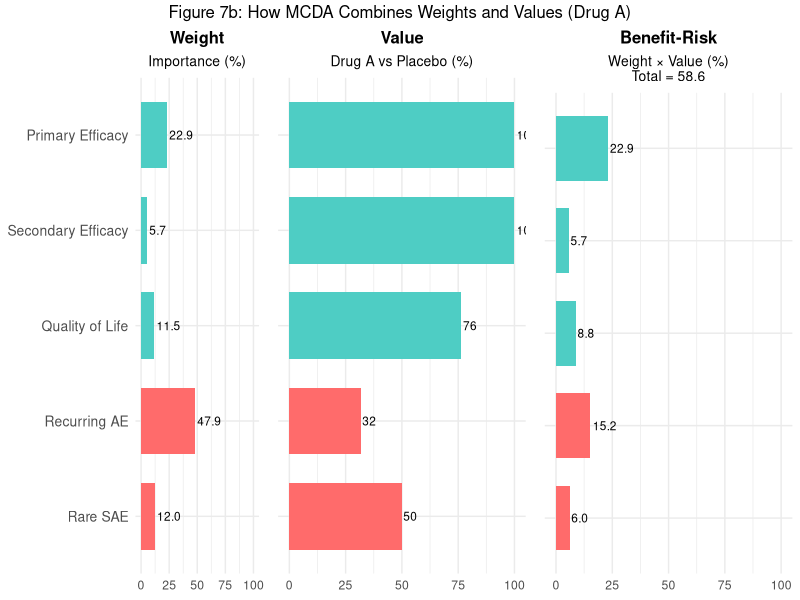
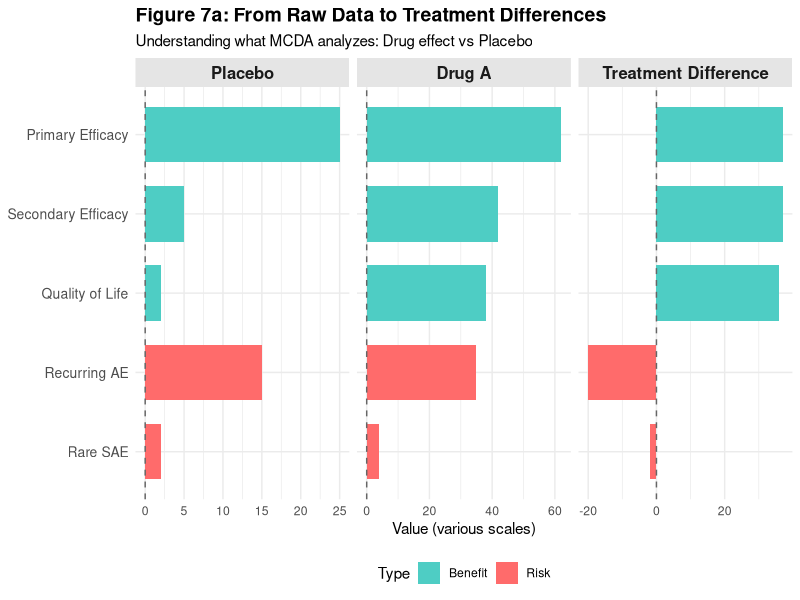
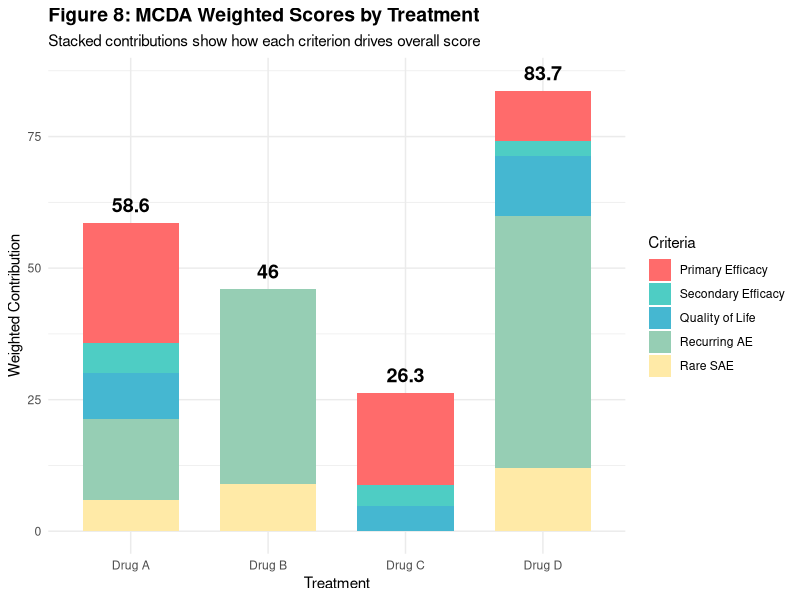
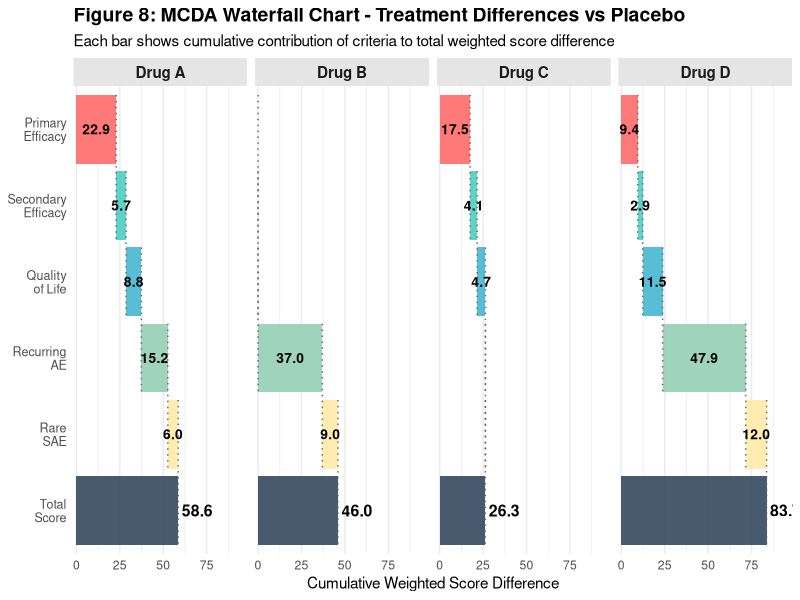
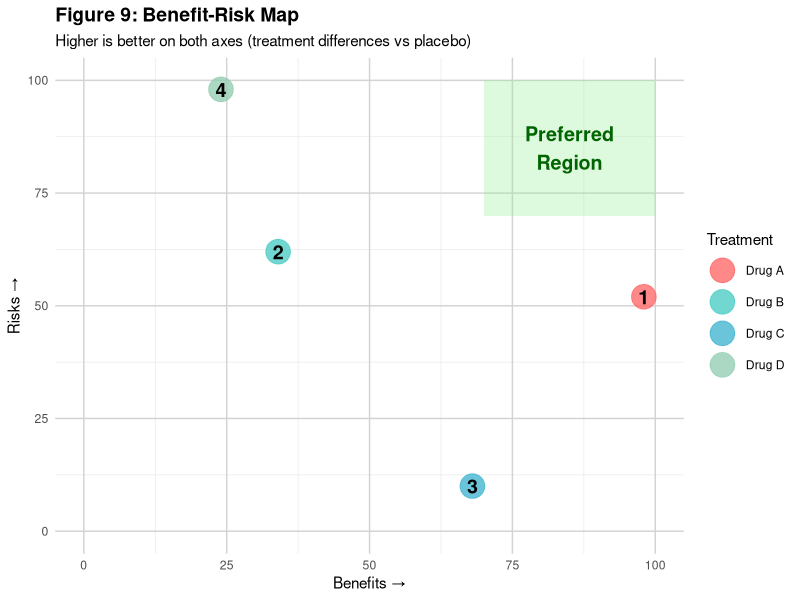
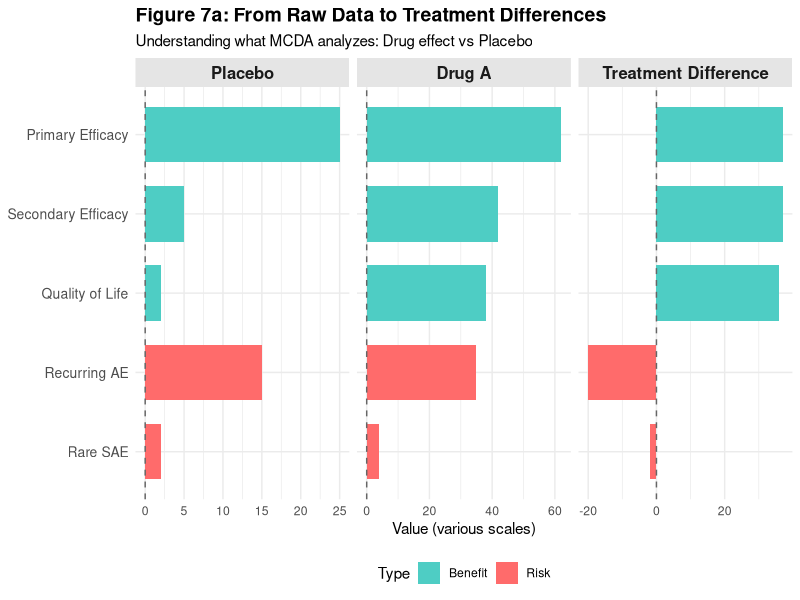
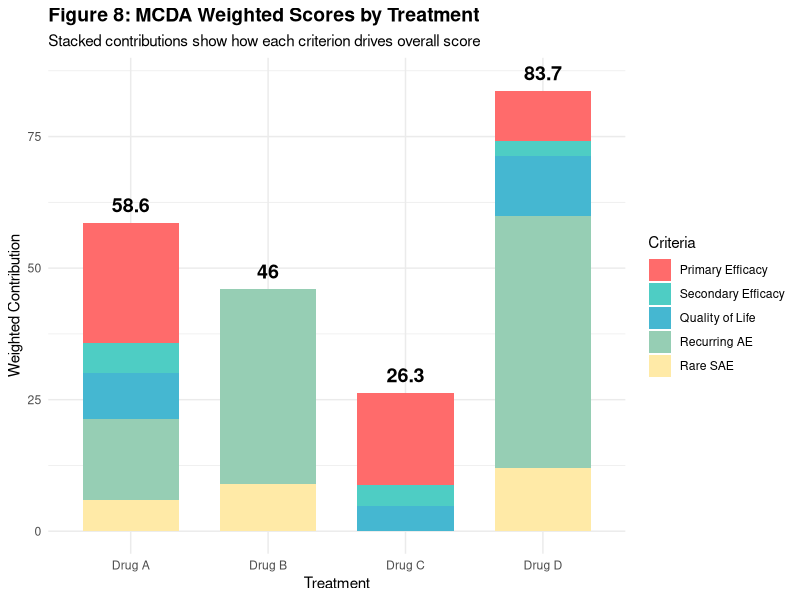
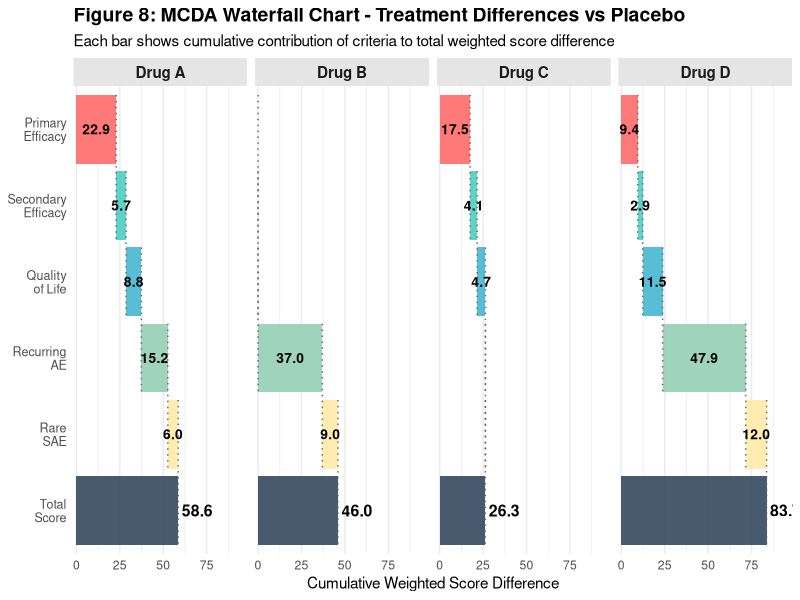

R code for these plots, in order:
# ============================================================================
# MCDA Benefit-Risk Analysis - Chart Generation Script
# Creates Figures 7a, 7b, 8 (stacked bar and waterfall), and 9
# ============================================================================

# Load required libraries
library(ggplot2)
library(dplyr)
library(reshape2)
library(gridExtra)

# ============================================================================
# 1. DATA PREPARATION
# ============================================================================

# Create raw performance data
create_publication_data <- function() {
  performance_data <- data.frame(
    Treatment = c("Placebo", "Drug A", "Drug B", "Drug C", "Drug D"),
    Primary_Efficacy = c(0.25, 0.62, 0.45, 0.58, 0.52),
    Secondary_Efficacy = c(5, 42, 28, 38, 35),
    Quality_of_Life = c(2, 38, 25, 32, 42),
    Recurring_AE = c(0.15, 0.35, 0.25, 0.42, 0.20),
    Rare_SAE = c(0.02, 0.04, 0.03, 0.06, 0.02)
  )
  return(performance_data)
}

# Calculate treatment differences vs placebo
calculate_treatment_differences <- function(data) {
  placebo_row <- data[data$Treatment == "Placebo", ]

  differences <- data.frame(
    Treatment = data$Treatment[data$Treatment != "Placebo"],
    Primary_Efficacy_Diff = data$Primary_Efficacy[data$Treatment != "Placebo"] -
      placebo_row$Primary_Efficacy,
    Secondary_Efficacy_Diff = data$Secondary_Efficacy[data$Treatment != "Placebo"] -
      placebo_row$Secondary_Efficacy,
    Quality_of_Life_Diff = data$Quality_of_Life[data$Treatment != "Placebo"] -
      placebo_row$Quality_of_Life,
    Recurring_AE_Diff = placebo_row$Recurring_AE -
      data$Recurring_AE[data$Treatment != "Placebo"],
    Rare_SAE_Diff = placebo_row$Rare_SAE -
      data$Rare_SAE[data$Treatment != "Placebo"]
  )
  return(differences)
}

# Initialize data
pub_data <- create_publication_data()
treatment_diffs <- calculate_treatment_differences(pub_data)

# Create performance matrix
performance_matrix_pub <- as.matrix(treatment_diffs[, -1])
rownames(performance_matrix_pub) <- treatment_diffs$Treatment
colnames(performance_matrix_pub) <- c("Primary_Efficacy", "Secondary_Efficacy",
                                      "Quality_of_Life", "Recurring_AE", "Rare_SAE")

# Define weights
weights_pub <- c(
  Primary_Efficacy = 0.229,
  Secondary_Efficacy = 0.057,
  Quality_of_Life = 0.115,
  Recurring_AE = 0.479,
  Rare_SAE = 0.120
)

# Normalize performance matrix
normalized_pub <- apply(performance_matrix_pub, 2, function(x) {
  (x - min(x)) / (max(x) - min(x))
})

# Calculate weighted contributions
weighted_contributions_pub <- normalized_pub * rep(weights_pub, each = nrow(normalized_pub))

# Calculate total scores
total_scores_pub <- rowSums(weighted_contributions_pub)

# Create contributions data frame
contrib_df <- as.data.frame(weighted_contributions_pub)
contrib_df$Treatment <- rownames(performance_matrix_pub)
contrib_df$Total_Score <- total_scores_pub * 100
contrib_df$Rank <- rank(-total_scores_pub)

# Reshape for plotting
contrib_long <- melt(contrib_df[, 1:5],
                     variable.name = "Criteria",
                     value.name = "Contribution")
contrib_long$Treatment <- rep(contrib_df$Treatment, 5)

# ============================================================================
# 2. FIGURE 7a: RAW DATA TO TREATMENT DIFFERENCES
# ============================================================================

create_fig7a <- function() {
  raw_comparison <- data.frame(
    Criterion = rep(c("Primary Efficacy", "Secondary Efficacy", "Quality of Life",
                      "Recurring AE", "Rare SAE"), 3),
    Value = c(
      0.25 * 100, 5, 2, 0.15 * 100, 0.02 * 100,
      0.62 * 100, 42, 38, 0.35 * 100, 0.04 * 100,
      (0.62 - 0.25) * 100, 42 - 5, 38 - 2, (0.15 - 0.35) * 100, (0.02 - 0.04) * 100
    ),
    Group = rep(c("Placebo", "Drug A", "Treatment Difference"), each = 5),
    Type = rep(c("Benefit", "Benefit", "Benefit", "Risk", "Risk"), 3)
  )

  raw_comparison$Criterion <- factor(raw_comparison$Criterion,
                                     levels = rev(c("Primary Efficacy", "Secondary Efficacy",
                                                    "Quality of Life", "Recurring AE", "Rare SAE")))
  raw_comparison$Group <- factor(raw_comparison$Group,
                                 levels = c("Placebo", "Drug A", "Treatment Difference"))

  p_raw <- ggplot(raw_comparison, aes(x = Value, y = Criterion, fill = Type)) +
    geom_bar(stat = "identity", width = 0.7) +
    facet_wrap(~ Group, ncol = 3, scales = "free_x") +
    scale_fill_manual(values = c("Benefit" = "#4ECDC4", "Risk" = "#FF6B6B")) +
    labs(title = "Figure 7a: From Raw Data to Treatment Differences",
         subtitle = "Understanding what MCDA analyzes: Drug effect vs Placebo",
         x = "Value (various scales)",
         y = NULL) +
    theme_minimal() +
    theme(
      strip.text = element_text(size = 12, face = "bold"),
      strip.background = element_rect(fill = "grey90", color = NA),
      axis.text.y = element_text(size = 10),
      legend.position = "bottom",
      plot.title = element_text(size = 14, face = "bold"),
      plot.subtitle = element_text(size = 11)
    ) +
    geom_vline(xintercept = 0, linetype = "dashed", color = "gray40", size = 0.5)

  return(p_raw)
}

# ============================================================================
# 3. FIGURE 7b: MCDA CALCULATION WALKTHROUGH (DRUG A)
# ============================================================================

create_fig7b <- function() {
  drug_a_idx <- which(rownames(performance_matrix_pub) == "Drug A")
  drug_a_weights <- weights_pub * 100
  drug_a_values <- normalized_pub[drug_a_idx, ] * 100
  drug_a_contributions <- weighted_contributions_pub[drug_a_idx, ] * 100
  drug_a_total <- sum(drug_a_contributions)

  x_max <- 100

  # Panel 1: Weights
  weights_df_plot <- data.frame(
    Criterion = factor(c("Primary Efficacy", "Secondary Efficacy", "Quality of Life",
                         "Recurring AE", "Rare SAE"),
                       levels = rev(c("Primary Efficacy", "Secondary Efficacy",
                                      "Quality of Life", "Recurring AE", "Rare SAE"))),
    Weight = weights_pub * 100,
    Type = c("Benefit", "Benefit", "Benefit", "Risk", "Risk")
  )

  p_weights <- ggplot(weights_df_plot, aes(x = Weight, y = Criterion, fill = Type)) +
    geom_bar(stat = "identity", width = 0.7) +
    scale_fill_manual(values = c("Benefit" = "#4ECDC4", "Risk" = "#FF6B6B")) +
    labs(title = "Weight", subtitle = "Importance (%)", x = NULL, y = NULL) +
    xlim(0, x_max) +
    theme_minimal() +
    theme(axis.text.y = element_text(size = 10),
          legend.position = "none",
          plot.title = element_text(size = 12, face = "bold", hjust = 0.5),
          plot.subtitle = element_text(size = 10, hjust = 0.5)) +
    geom_text(aes(label = sprintf("%.1f", Weight)), hjust = -0.1, size = 3)

  # Panel 2: Drug A Normalized Values
  drug_a_values_df <- data.frame(
    Criterion = factor(c("Primary Efficacy", "Secondary Efficacy", "Quality of Life",
                         "Recurring AE", "Rare SAE"),
                       levels = rev(c("Primary Efficacy", "Secondary Efficacy",
                                      "Quality of Life", "Recurring AE", "Rare SAE"))),
    Value = normalized_pub[drug_a_idx, ] * 100,
    Type = c("Benefit", "Benefit", "Benefit", "Risk", "Risk")
  )

  p_values <- ggplot(drug_a_values_df, aes(x = Value, y = Criterion, fill = Type)) +
    geom_bar(stat = "identity", width = 0.7) +
    scale_fill_manual(values = c("Benefit" = "#4ECDC4", "Risk" = "#FF6B6B")) +
    labs(title = "Value", subtitle = "Drug A vs Placebo (%)", x = NULL, y = NULL) +
    xlim(0, x_max) +
    theme_minimal() +
    theme(axis.text.y = element_blank(),
          legend.position = "none",
          plot.title = element_text(size = 12, face = "bold", hjust = 0.5),
          plot.subtitle = element_text(size = 10, hjust = 0.5)) +
    geom_text(aes(label = sprintf("%.0f", Value)), hjust = -0.1, size = 3)

  # Panel 3: Drug A Weighted Contributions
  drug_a_contrib_df <- data.frame(
    Criterion = factor(c("Primary Efficacy", "Secondary Efficacy", "Quality of Life",
                         "Recurring AE", "Rare SAE"),
                       levels = rev(c("Primary Efficacy", "Secondary Efficacy",
                                      "Quality of Life", "Recurring AE", "Rare SAE"))),
    Contribution = weighted_contributions_pub[drug_a_idx, ] * 100,
    Type = c("Benefit", "Benefit", "Benefit", "Risk", "Risk")
  )

  p_weighted <- ggplot(drug_a_contrib_df, aes(x = Contribution, y = Criterion, fill = Type)) +
    geom_bar(stat = "identity", width = 0.7) +
    scale_fill_manual(values = c("Benefit" = "#4ECDC4", "Risk" = "#FF6B6B")) +
    labs(title = "Benefit-Risk",
         subtitle = sprintf("Weight × Value (%%)\nTotal = %.1f", drug_a_total),
         x = NULL, y = NULL) +
    xlim(0, x_max) +
    theme_minimal() +
    theme(axis.text.y = element_blank(),
          legend.position = "none",
          plot.title = element_text(size = 12, face = "bold", hjust = 0.5),
          plot.subtitle = element_text(size = 10, hjust = 0.5)) +
    geom_text(aes(label = sprintf("%.1f", Contribution)), hjust = -0.1, size = 3)

  # Combine panels
  combined_plot <- grid.arrange(p_weights, p_values, p_weighted, ncol = 3,
                                top = "Figure 7b: How MCDA Combines Weights and Values (Drug A)")

  return(combined_plot)
}

# ============================================================================
# 4. FIGURE 8: STACKED BAR CHART
# ============================================================================

create_fig8_stacked <- function() {
  p_stacked <- ggplot(contrib_long, aes(x = Treatment, y = Contribution * 100, fill = Criteria)) +
    geom_bar(stat = "identity", width = 0.7) +
    scale_fill_manual(
      values = c("Primary_Efficacy" = "#FF6B6B",
                 "Secondary_Efficacy" = "#4ECDC4",
                 "Quality_of_Life" = "#45B7D1",
                 "Recurring_AE" = "#96CEB4",
                 "Rare_SAE" = "#FFEAA7"),
      labels = c("Primary Efficacy", "Secondary Efficacy",
                 "Quality of Life", "Recurring AE", "Rare SAE")
    ) +
    labs(title = "Figure 8: MCDA Weighted Scores by Treatment",
         subtitle = "Stacked contributions show how each criterion drives overall score",
         x = "Treatment", y = "Weighted Contribution") +
    theme_minimal() +
    theme(legend.position = "right",
          plot.title = element_text(size = 14, face = "bold")) +
    geom_text(data = contrib_df,
              aes(x = Treatment, y = Total_Score + 2, label = round(Total_Score, 1)),
              inherit.aes = FALSE, vjust = 0, size = 5, fontface = "bold")

  return(p_stacked)
}

# ============================================================================
# 5. FIGURE 8: WATERFALL CHART
# ============================================================================

create_fig8_waterfall <- function() {
  # Prepare waterfall data
  waterfall_data <- contrib_long %>%
    mutate(
      Criteria = factor(Criteria,
                        levels = c("Primary_Efficacy", "Secondary_Efficacy",
                                   "Quality_of_Life", "Recurring_AE", "Rare_SAE"))
    ) %>%
    arrange(Treatment, Criteria) %>%
    group_by(Treatment) %>%
    mutate(
      Contribution_pct = Contribution * 100,
      end = cumsum(Contribution_pct),
      start = lag(end, default = 0),
      id = 7 - row_number()
    ) %>%
    ungroup()

  # Add total bars
  totals <- contrib_df %>%
    select(Treatment, Total_Score) %>%
    mutate(
      Criteria = factor("Total", levels = c("Primary_Efficacy", "Secondary_Efficacy",
                                            "Quality_of_Life", "Recurring_AE", "Rare_SAE", "Total")),
      Contribution_pct = Total_Score,
      start = 0,
      end = Total_Score,
      id = 1
    )

  # Combine data
  waterfall_complete <- bind_rows(waterfall_data, totals) %>%
    mutate(
      Criteria = factor(Criteria,
                        levels = c("Primary_Efficacy", "Secondary_Efficacy",
                                   "Quality_of_Life", "Recurring_AE", "Rare_SAE", "Total")),
      Treatment = factor(Treatment, levels = c("Drug A", "Drug B", "Drug C", "Drug D"))
    )

  # Create connector lines
  connector_lines <- waterfall_data %>%
    arrange(Treatment, desc(id)) %>%
    group_by(Treatment) %>%
    mutate(
      next_start = lead(start),
      next_id = lead(id)
    ) %>%
    filter(!is.na(next_start)) %>%
    ungroup()

  # Add connectors from Rare SAE to Total
  rare_to_total <- waterfall_data %>%
    filter(Criteria == "Rare_SAE") %>%
    left_join(totals %>% select(Treatment, total_end = end, total_id = id),
              by = "Treatment") %>%
    mutate(
      next_start = 0,
      next_id = total_id
    ) %>%
    select(Treatment, Criteria, end, id, next_start, next_id)

  all_connectors <- bind_rows(connector_lines, rare_to_total)

  # Create plot
  p_waterfall <- ggplot(waterfall_complete,
                        aes(y = id, fill = Criteria,
                            ymin = id - 0.45, ymax = id + 0.45,
                            xmin = start, xmax = end)) +
    geom_rect(alpha = 0.9) +
    geom_segment(data = all_connectors,
                 aes(x = end, xend = end,
                     y = id + 0.45, yend = next_id - 0.45),
                 linetype = "dotted", color = "gray40", linewidth = 0.5,
                 inherit.aes = FALSE) +
    facet_wrap(~Treatment, nrow = 1) +
    scale_fill_manual(
      values = c("Primary_Efficacy" = "#FF6B6B",
                 "Secondary_Efficacy" = "#4ECDC4",
                 "Quality_of_Life" = "#45B7D1",
                 "Recurring_AE" = "#96CEB4",
                 "Rare_SAE" = "#FFEAA7",
                 "Total" = "#34495e"),
      labels = c("Primary Efficacy", "Secondary Efficacy",
                 "Quality of Life", "Recurring AE", "Rare SAE", "Total Score"),
      drop = FALSE
    ) +
    geom_text(data = filter(waterfall_complete, Contribution_pct > 0.5, Criteria != "Total"),
              aes(x = (start + end) / 2, y = id,
                  label = sprintf("%.1f", Contribution_pct)),
              inherit.aes = FALSE, size = 3.5, color = "black", fontface = "bold") +
    geom_text(data = filter(waterfall_complete, Criteria == "Total"),
              aes(x = end + 2, y = id,
                  label = sprintf("%.1f", Contribution_pct)),
              inherit.aes = FALSE, size = 4, fontface = "bold", hjust = 0) +
    scale_y_continuous(
      breaks = 1:6,
      labels = c("Total\nScore", "Rare\nSAE", "Recurring\nAE", "Quality\nof Life",
                 "Secondary\nEfficacy", "Primary\nEfficacy"),
      expand = expansion(mult = c(0.02, 0.02))
    ) +
    scale_x_continuous(expand = expansion(mult = c(0.02, 0.15))) +
    labs(title = "Figure 8: MCDA Waterfall Chart - Treatment Differences vs Placebo",
         subtitle = "Each bar shows cumulative contribution of criteria to total weighted score difference",
         x = "Cumulative Weighted Score Difference", y = NULL) +
    theme_minimal() +
    theme(
      legend.position = "none",
      plot.title = element_text(size = 14, face = "bold"),
      axis.text.y = element_text(size = 9, hjust = 1),
      panel.grid.major.y = element_blank(),
      panel.grid.minor.y = element_blank(),
      strip.text = element_text(size = 11, face = "bold"),
      strip.background = element_rect(fill = "gray90", color = NA)
    )

  return(p_waterfall)
}

# ============================================================================
# 6. FIGURE 9: BENEFIT-RISK MAP
# ============================================================================

create_fig9 <- function() {
  br_map_df <- data.frame(
    Treatment = c("Drug A", "Drug B", "Drug C", "Drug D"),
    Benefits = c(98, 34, 68, 24),
    Risks = c(52, 62, 10, 98),
    Label = c("1", "2", "3", "4")
  )

  p_brmap <- ggplot(br_map_df, aes(x = Benefits, y = Risks, color = Treatment)) +
    annotate("rect", xmin = 70, xmax = 100, ymin = 70, ymax = 100,
             fill = "lightgreen", alpha = 0.3) +
    annotate("text", x = 85, y = 85, label = "Preferred\nRegion",
             color = "darkgreen", fontface = "bold", size = 5) +
    geom_point(size = 8, alpha = 0.8) +
    geom_text(aes(label = Label), color = "black", size = 5, fontface = "bold") +
    scale_color_manual(values = c("Drug A" = "#FF6B6B", "Drug B" = "#4ECDC4",
                                  "Drug C" = "#45B7D1", "Drug D" = "#96CEB4")) +
    xlim(0, 100) + ylim(0, 100) +
    labs(title = "Figure 9: Benefit-Risk Map",
         subtitle = "Higher is better on both axes (treatment differences vs placebo)",
         x = "Benefits →", y = "Risks →") +
    theme_minimal() +
    theme(panel.grid.major = element_line(color = "lightgray"),
          plot.title = element_text(size = 14, face = "bold"))

  return(p_brmap)
}

# ============================================================================
# 7. GENERATE ALL CHARTS
# ============================================================================

# Create output directory if it doesn't exist
if (!dir.exists("output")) {
  dir.create("output")
}

# Generate and save all figures
cat("Generating Figure 7a...\n")
fig7a <- create_fig7a()
ggsave("dev/figure_7a_raw_comparison.jpeg", fig7a, width = 16, height = 6, dpi = 300)

cat("Generating Figure 7b...\n")
fig7b <- create_fig7b()
ggsave("dev/figure_7b_mcda_walkthrough.jpeg", fig7b, width = 14, height = 5, dpi = 300)

cat("Generating Figure 8 (Stacked Bar)...\n")
fig8_stacked <- create_fig8_stacked()
ggsave("dev/figure_8_stacked_bar.jpeg", fig8_stacked, width = 10, height = 7, dpi = 300)

cat("Generating Figure 8 (Waterfall)...\n")
fig8_waterfall <- create_fig8_waterfall()
ggsave("dev/figure_8_waterfall.jpeg", fig8_waterfall, width = 12, height = 6, dpi = 300)

cat("Generating Figure 9...\n")
fig9 <- create_fig9()
ggsave("dev/figure_9_benefit_risk_map.jpeg", fig9, width = 8, height = 8, dpi = 300)

cat("\nAll figures generated successfully!\n")
cat("Output saved to 'dev/' directory\n")

# Display figures (optional - comment out if running in batch mode)
print(fig7a)
print(fig7b)
print(fig8_stacked)
print(fig8_waterfall)
print(fig9)
